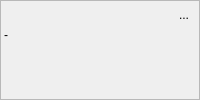
      <widget class="QFrame" name="frameInfo">
       <property name="frameShape">
        <enum>QFrame::StyledPanel</enum>
       </property>
       <property name="frameShadow">
        <enum>QFrame::Raised</enum>
       </property>
       <layout class="QVBoxLayout" name="verticalLayout_7">
        <property name="spacing">
         <number>3</number>
        </property>
        <property name="leftMargin">
         <number>3</number>
        </property>
        <property name="topMargin">
         <number>3</number>
        </property>
        <property name="rightMargin">
         <number>3</number>
        </property>
        <property name="bottomMargin">
         <number>3</number>
        </property>
        <item>
         <layout class="QHBoxLayout" name="horizontalLayout_6">
          <item>
           <widget class="CLineEdit" name="lineName">
            <property name="sizePolicy">
             <sizepolicy hsizetype="Minimum" vsizetype="Fixed">
              <horstretch>0</horstretch>
              <verstretch>0</verstretch>
             </sizepolicy>
            </property>
            <property name="palette">
             <palette>
              <active>
               <colorrole role="Base">
                <brush brushstyle="SolidPattern">
                 <color alpha="0">
                  <red>0</red>
                  <green>0</green>
                  <blue>0</blue>
                 </color>
                </brush>
               </colorrole>
               <colorrole role="Window">
                <brush brushstyle="SolidPattern">
                 <color alpha="0">
                  <red>0</red>
                  <green>0</green>
                  <blue>0</blue>
                 </color>
                </brush>
               </colorrole>
              </active>
              <inactive>
               <colorrole role="Base">
                <brush brushstyle="SolidPattern">
                 <color alpha="0">
                  <red>0</red>
                  <green>0</green>
                  <blue>0</blue>
                 </color>
                </brush>
               </colorrole>
               <colorrole role="Window">
                <brush brushstyle="SolidPattern">
                 <color alpha="0">
                  <red>0</red>
                  <green>0</green>
                  <blue>0</blue>
                 </color>
                </brush>
               </colorrole>
              </inactive>
              <disabled>
               <colorrole role="Base">
                <brush brushstyle="SolidPattern">
                 <color alpha="0">
                  <red>0</red>
                  <green>0</green>
                  <blue>0</blue>
                 </color>
                </brush>
               </colorrole>
               <colorrole role="Window">
                <brush brushstyle="SolidPattern">
                 <color alpha="0">
                  <red>0</red>
                  <green>0</green>
                  <blue>0</blue>
                 </color>
                </brush>
               </colorrole>
              </disabled>
             </palette>
            </property>
            <property name="font">
             <font>
              <weight>75</weight>
              <bold>true</bold>
             </font>
            </property>
            <property name="focusPolicy">
             <enum>Qt::ClickFocus</enum>
            </property>
            <property name="frame">
             <bool>false</bool>
            </property>
           </widget>
          </item>
          <item>
           <widget class="QLabel" name="labelTainted">
            <property name="sizePolicy">
             <sizepolicy hsizetype="Maximum" vsizetype="Preferred">
              <horstretch>0</horstretch>
              <verstretch>0</verstretch>
             </sizepolicy>
            </property>
            <property name="maximumSize">
             <size>
              <width>25</width>
              <height>25</height>
             </size>
            </property>
            <property name="toolTip">
             <string>The track was imported to QMapShack and was changed. It does not show the original data anymore. Please see history for changes. </string>
            </property>
            <property name="text">
             <string/>
            </property>
            <property name="pixmap">
             <pixmap resource="../../resources.qrc">:/icons/32x32/Tainted.png</pixmap>
            </property>
            <property name="scaledContents">
             <bool>true</bool>
            </property>
           </widget>
          </item>
          <item>
           <widget class="QLabel" name="labelNogo">
            <property name="sizePolicy">
             <sizepolicy hsizetype="Minimum" vsizetype="Minimum">
              <horstretch>0</horstretch>
              <verstretch>0</verstretch>
             </sizepolicy>
            </property>
            <property name="maximumSize">
             <size>
              <width>22</width>
              <height>22</height>
             </size>
            </property>
            <property name="toolTip">
             <string>This Track is a NoGo-Line</string>
            </property>
            <property name="text">
             <string/>
            </property>
            <property name="pixmap">
             <pixmap resource="../../resources.qrc">:/icons/32x32/NoGo.png</pixmap>
            </property>
            <property name="scaledContents">
             <bool>true</bool>
            </property>
           </widget>
          </item>
          <item>
           <widget class="QToolButton" name="toolLock">
            <property name="sizePolicy">
             <sizepolicy hsizetype="Maximum" vsizetype="Fixed">
              <horstretch>0</horstretch>
              <verstretch>0</verstretch>
             </sizepolicy>
            </property>
            <property name="toolTip">
             <string>Toggle read only mode. You have to open the lock to edit the item.</string>
            </property>
            <property name="text">
             <string>...</string>
            </property>
            <property name="icon">
             <iconset resource="../../resources.qrc">
              <normaloff>:/icons/32x32/UnLock.png</normaloff>
              <normalon>:/icons/32x32/Lock.png</normalon>:/icons/32x32/UnLock.png</iconset>
            </property>
            <property name="iconSize">
             <size>
              <width>22</width>
              <height>22</height>
             </size>
            </property>
            <property name="checkable">
             <bool>true</bool>
            </property>
            <property name="autoRaise">
             <bool>true</bool>
            </property>
           </widget>
          </item>
         </layout>
        </item>
        <item>
         <widget class="QLabel" name="labelInfo">
          <property name="text">
           <string>-</string>
          </property>
          <property name="alignment">
           <set>Qt::AlignLeading|Qt::AlignLeft|Qt::AlignTop</set>
          </property>
          <property name="textInteractionFlags">
           <set>Qt::LinksAccessibleByMouse|Qt::TextSelectableByMouse</set>
          </property>
         </widget>
        </item>
        <item>
         <spacer name="verticalSpacer">
          <property name="orientation">
           <enum>Qt::Vertical</enum>
          </property>
          <property name="sizeHint" stdset="0">
           <size>
            <width>20</width>
            <height>40</height>
           </size>
          </property>
         </spacer>
        </item>
       </layout>
      </widget>
